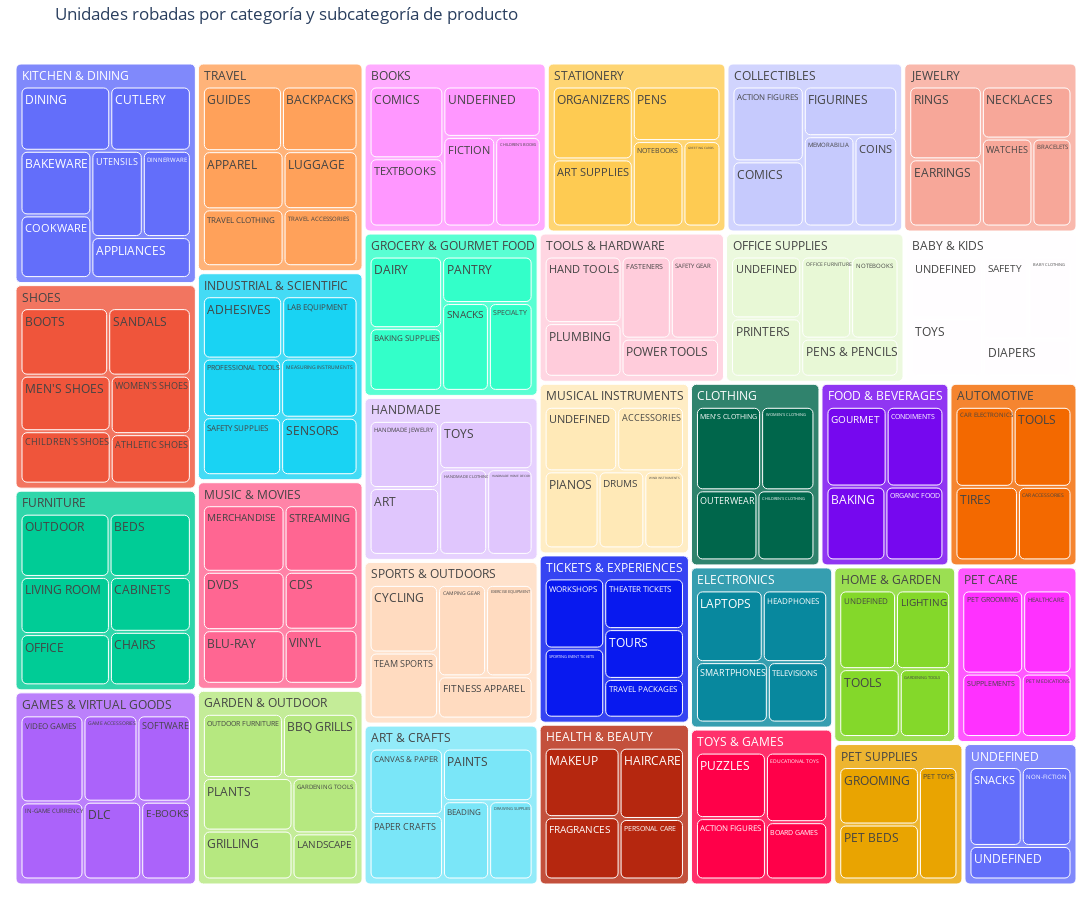

Here is the notebook cell this chart was saved with:
### Code cell
import plotly.express as px
fig = px.treemap(
    stealed_orders,
    path=['parent_category', 'category_name'],
    values='quantity_change',
    title='Unidades robadas por categoría y subcategoría de producto'
)
fig.update_layout(width=1200, height=900, margin=dict(l=10, r=10, t=40, b=10))
fig.update_traces(marker=dict(cornerradius=5))
fig.show()

### Figure 1 — Plotly figure (JSON) as saved in the notebook; plotly's stock layout.template omitted (floating-point values rounded to 4 significant figures; data arrays with more than 128 entries replaced by an {"elided": "..."} marker saying what was removed)
{"data": [{"branchvalues": "total", "domain": {"x": [0, 1], "y": [0, 1]}, "hovertemplate": "labels=%{label}<br>quantity_change=%{value}<br>parent=%{parent}<br>id=%{id}<extra></extra>", "ids": {"elided": "4743 str values"}, "labels": {"elided": "4743 str values"}, "marker": {"cornerradius": 5}, "name": "", "parents": {"elided": "4743 str values"}, "type": "treemap", "values": {"elided": "4743 float values"}}], "layout": {"height": 900, "legend": {"tracegroupgap": 0}, "margin": {"b": 10, "l": 10, "r": 10, "t": 40}, "title": {"text": "Unidades robadas por categoría y subcategoría de producto"}, "width": 1200}}
